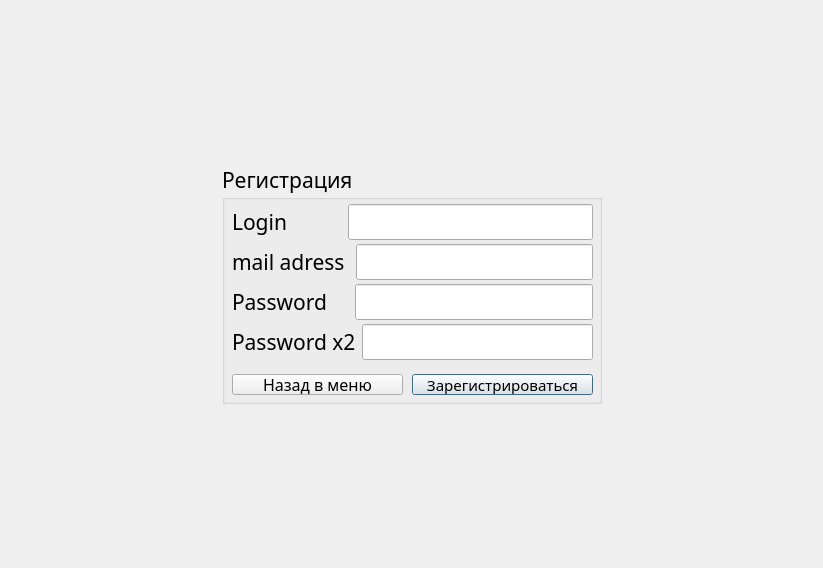
<?xml version="1.0" encoding="UTF-8"?>
<ui version="4.0">
 <class>SignUp</class>
 <widget class="QDialog" name="SignUp">
  <property name="geometry">
   <rect>
    <x>0</x>
    <y>0</y>
    <width>823</width>
    <height>568</height>
   </rect>
  </property>
  <property name="windowTitle">
   <string>Dialog</string>
  </property>
  <layout class="QVBoxLayout" name="verticalLayout_2">
   <item>
    <layout class="QVBoxLayout" name="verticalLayout">
     <item>
      <spacer name="verticalSpacer">
       <property name="orientation">
        <enum>Qt::Vertical</enum>
       </property>
       <property name="sizeHint" stdset="0">
        <size>
         <width>20</width>
         <height>40</height>
        </size>
       </property>
      </spacer>
     </item>
     <item>
      <layout class="QHBoxLayout" name="horizontalLayout">
       <item>
        <spacer name="horizontalSpacer">
         <property name="orientation">
          <enum>Qt::Horizontal</enum>
         </property>
         <property name="sizeHint" stdset="0">
          <size>
           <width>40</width>
           <height>20</height>
          </size>
         </property>
        </spacer>
       </item>
       <item>
        <widget class="QGroupBox" name="login_3">
         <property name="minimumSize">
          <size>
           <width>380</width>
           <height>240</height>
          </size>
         </property>
         <property name="font">
          <font>
           <family>MS Reference Sans Serif</family>
           <pointsize>16</pointsize>
          </font>
         </property>
         <property name="title">
          <string>Регистрация</string>
         </property>
         <widget class="QPushButton" name="regB">
          <property name="geometry">
           <rect>
            <x>190</x>
            <y>210</y>
            <width>181</width>
            <height>21</height>
           </rect>
          </property>
          <property name="font">
           <font>
            <family>MS Reference Sans Serif</family>
            <pointsize>11</pointsize>
           </font>
          </property>
          <property name="text">
           <string>Зарегистрироваться</string>
          </property>
         </widget>
         <widget class="QPushButton" name="backMenu">
          <property name="geometry">
           <rect>
            <x>10</x>
            <y>210</y>
            <width>171</width>
            <height>21</height>
           </rect>
          </property>
          <property name="font">
           <font>
            <family>MS Reference Sans Serif</family>
            <pointsize>12</pointsize>
           </font>
          </property>
          <property name="text">
           <string>Назад в меню</string>
          </property>
         </widget>
         <widget class="QWidget" name="layoutWidget_4">
          <property name="geometry">
           <rect>
            <x>10</x>
            <y>80</y>
            <width>361</width>
            <height>36</height>
           </rect>
          </property>
          <layout class="QHBoxLayout" name="horizontalLayout_7">
           <item>
            <widget class="QLabel" name="mail">
             <property name="text">
              <string>mail adress </string>
             </property>
            </widget>
           </item>
           <item>
            <widget class="QLineEdit" name="mailText">
             <property name="text">
              <string/>
             </property>
            </widget>
           </item>
          </layout>
         </widget>
         <widget class="QWidget" name="layoutWidget">
          <property name="geometry">
           <rect>
            <x>10</x>
            <y>40</y>
            <width>361</width>
            <height>36</height>
           </rect>
          </property>
          <layout class="QHBoxLayout" name="horizontalLayout_5">
           <item>
            <widget class="QLabel" name="nameLabel">
             <property name="text">
              <string>Login          </string>
             </property>
            </widget>
           </item>
           <item>
            <widget class="QLineEdit" name="nameText">
             <property name="text">
              <string/>
             </property>
            </widget>
           </item>
          </layout>
         </widget>
         <widget class="QWidget" name="layoutWidget_3">
          <property name="geometry">
           <rect>
            <x>10</x>
            <y>120</y>
            <width>361</width>
            <height>36</height>
           </rect>
          </property>
          <layout class="QHBoxLayout" name="horizontalLayout_6">
           <item>
            <widget class="QLabel" name="password">
             <property name="text">
              <string>Password    </string>
             </property>
            </widget>
           </item>
           <item>
            <widget class="QLineEdit" name="passwordText">
             <property name="text">
              <string/>
             </property>
            </widget>
           </item>
          </layout>
         </widget>
         <widget class="QWidget" name="layoutWidget_5">
          <property name="geometry">
           <rect>
            <x>10</x>
            <y>160</y>
            <width>361</width>
            <height>36</height>
           </rect>
          </property>
          <layout class="QHBoxLayout" name="horizontalLayout_8">
           <item>
            <widget class="QLabel" name="paswordS">
             <property name="text">
              <string>Password x2</string>
             </property>
            </widget>
           </item>
           <item>
            <widget class="QLineEdit" name="passwordSText">
             <property name="text">
              <string/>
             </property>
            </widget>
           </item>
          </layout>
         </widget>
        </widget>
       </item>
       <item>
        <spacer name="horizontalSpacer_2">
         <property name="orientation">
          <enum>Qt::Horizontal</enum>
         </property>
         <property name="sizeHint" stdset="0">
          <size>
           <width>40</width>
           <height>20</height>
          </size>
         </property>
        </spacer>
       </item>
      </layout>
     </item>
     <item>
      <spacer name="verticalSpacer_2">
       <property name="orientation">
        <enum>Qt::Vertical</enum>
       </property>
       <property name="sizeHint" stdset="0">
        <size>
         <width>20</width>
         <height>40</height>
        </size>
       </property>
      </spacer>
     </item>
    </layout>
   </item>
  </layout>
 </widget>
 <resources/>
 <connections/>
</ui>
